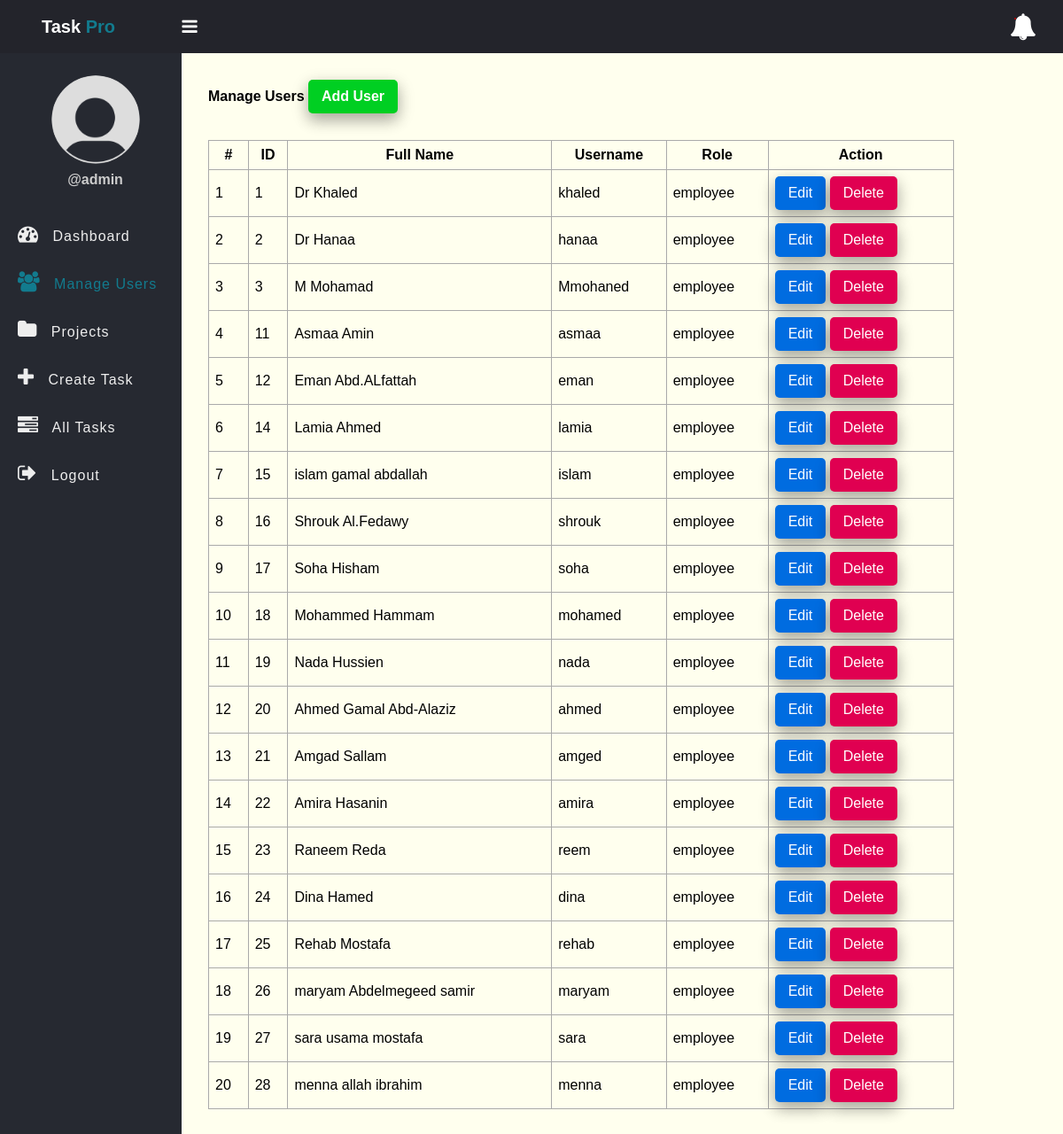
Screenshot of /user.php (signed in) with the database file from the repository.
### tables this page shows
CREATE TABLE `users` (
  `id` int(11) NOT NULL ,
  `full_name` varchar(50) NOT NULL,
  `username` varchar(50) NOT NULL,
  `password` varchar(255) NOT NULL,
  `role` enum('admin','employee') NOT NULL,
  `created_at` timestamp NOT NULL DEFAULT current_timestamp(),
  PRIMARY KEY (`id`)
);

### app/Model/User.php (called while the page is built, shortened)
<?php
function get_all_users($conn){
    $sql = "SELECT * FROM users WHERE role =? ";
    $stmt = $conn->prepare($sql);
    $stmt->execute(["employee"]);
    if($stmt->rowCount() > 0){
        $users = $stmt->fetchAll();
    } else {
        $users = 0;
    }
    return $users;
}
?>

### user.php (the view, shortened to what this page needs)
<?php
if (isset($_SESSION['role']) && isset($_SESSION['id']) && $_SESSION['role'] == "admin") {
    include "DB_connection.php";
    include "app/Model/User.php";
    $users = get_all_users($conn);
 ?>
<!DOCTYPE html>
<html lang="en">
<head>
    <link rel="stylesheet" href="https://stackpath.bootstrapcdn.com/font-awesome/4.7.0/css/font-awesome.min.css">
    <link rel="stylesheet" href="css/style.css">
</head>
<body>
    <?php include "inc/header.php"; ?>
    <div class="body">
        <?php include "inc/nav.php"; ?>
        <section class="section-1">
            <h4 class="title">Manage Users <a href="add-user.php">Add User</a></h4>
            <?php if ($users != 0) { ?>
                <table class="main-table">
                    <tr>
                        <th>#</th>
                        <th>ID</th>
                        <th>Full Name</th>
                        <th>Username</th>
                        <th>Role</th>
                        <th>Action</th>
                    </tr>
                    <?php $i = 0; foreach ($users as $user) { ?>
                        <tr>
                            <td><?= ++$i ?></td>
                            <td><?= htmlspecialchars($user['id']) ?></td>
                            <td><?= htmlspecialchars($user['full_name']) ?></td>
                            <td><?= htmlspecialchars($user['username']) ?></td>
                            <td><?= htmlspecialchars($user['role']) ?></td>
                            <td>
                                <a href="edit-user.php?id=<?= htmlspecialchars($user['id']) ?>" class="edit-btn">Edit</a>
                                <a href="delete-user.php?id=<?= htmlspecialchars($user['id']) ?>" class="delete-btn">Delete</a>
                            </td>
                        </tr>
                    <?php } ?>
                </table>
            <?php } else { ?>
                <h3>Empty</h3>
            <?php } ?>
        </section>
    </div>
</body>
</html>
<?php } else {
    $em = "First login";
    header("Location: login.php?error=$em");
    exit();
} ?>

### inc/header.php (shortened to what this page needs)
<header class="header">
	<h2 class="u-name">Task <b>Pro</b>
		<label for="checkbox">
			<i id="navbtn" class="fa fa-bars" aria-hidden="true"></i>
		</label>
	</h2>
	<span class="notification" id="notificationBtn">
		<i class="fa fa-bell" aria-hidden="true"></i>
		<span id="notificationNum"></span>
	</span>
</header>

### inc/nav.php
<nav class="side-bar">
			<div class="user-p">
				<img src="img/user.png">
				<h4>@<?=$_SESSION['username']?></h4>
			</div>
			<?php
               if($_SESSION['role'] == "employee"){
			 ?>
			<ul id="navList">
				<li>
					<a href="index.php">
						<i class="fa fa-tachometer" aria-hidden="true"></i>
						<span>Dashboard</span>
					</a>
				</li>
				<li>
					<a href="my_task.php">
						<i class="fa fa-tasks" aria-hidden="true"></i>
						<span>My Task</span>
					</a>
				</li>
				<li>
					<a href="profile.php">
						<i class="fa fa-user" aria-hidden="true"></i>
						<span>Profile</span>
					</a>
				</li>
				<li>
					<a href="notifications.php">
						<i class="fa fa-bell" aria-hidden="true"></i>
						<span>Notifications</span>
					</a>
				</li>
				<li>
					<a href="time-sheet.php">
						<i class="fa fa-clock-o" aria-hidden="true"></i>
						<span>Time Sheet</span>
					</a>
				</li>
				<li>
					<a href="logout.php">
						<i class="fa fa-sign-out" aria-hidden="true"></i>
						<span>Logout</span>
					</a>
				</li>
			</ul>
		<?php }else { ?>
            <ul id="navList">
				<li>
					<a href="index.php">
						<i class="fa fa-tachometer" aria-hidden="true"></i>
						<span>Dashboard</span>
					</a>
				</li>
				<li>
					<a href="user.php">
						<i class="fa fa-users" aria-hidden="true"></i>
						<span>Manage Users</span>
					</a>
				</li>
				<li>
					<a href="projects.php">
						<i class="fa fa-folder" aria-hidden="true"></i>
						<span>Projects</span>
					</a>
				</li>
				<li>
					<a href="create_task.php">
						<i class="fa fa-plus" aria-hidden="true"></i>
						<span>Create Task</span>
					</a>
				</li>
				<li>
					<a href="tasks.php">
						<i class="fa fa-tasks" aria-hidden="true"></i>
						<span>All Tasks</span>
					</a>
				</li>
				<li>
					<a href="logout.php">
						<i class="fa fa-sign-out" aria-hidden="true"></i>
						<span>Logout</span>
					</a>
				</li>
			</ul>
		<?php } ?>
		</nav>

### css/style.css (style rules this page uses)
* { padding: 0; margin: 0; box-sizing: border-box; font-family: arial, sans-serif; }
.header { display: flex; justify-content: space-between; align-items: center; padding: 15px 30px; background: #23242b; color: #fff; }
.u-name { font-size: 20px; padding-left: 17px; }
.u-name b { color: #127b8e; }
.header i { font-size: 30px; cursor: pointer; color: #fff; }
.header .notification { position: relative; cursor: pointer; }
.header .notification span { position: absolute; top: 5px; left: 5px; background: #C80000; padding: 1px; border-radius: 50%; }
.user-p { text-align: center; padding-left: 10px; padding-top: 25px; }
.user-p img { width: 100px; border-radius: 50%; }
.user-p h4 { color: #ccc; padding: 5px 0; }
.side-bar { width: 250px; background: #262931; min-height: 100vh; transition: 500ms width; }
.body { display: flex; }
.side-bar ul { margin-top: 20px; list-style: none; }
.side-bar ul li { font-size: 16px; padding: 15px 0px; padding-left: 20px; transition: 500ms background; white-space: nowrap; overflow: hidden; text-overflow: ellipsis; }
.side-bar ul li a { text-decoration: none; color: #eee; cursor: pointer; letter-spacing: 1px; }
.side-bar .active a { color: #127b8e !important; }
.side-bar .active a i { color: #127b8e !important; }
.side-bar ul li a i { display: inline-block; padding-right: 10px; font-size: 23px; }
#navbtn { display: inline-block; margin-left: 70px; font-size: 20px; transition: 500ms color; }
.section-1 { padding: 30px; }
.section-1 .title { margin-bottom: 10px; }
.section-1 .title a { text-decoration: none; display: inline-block; padding-left: 10px; border: none; background: #00CF22; padding: 10px 15px; color: #fff; font-size: 16px; border-radius: 5px; cursor: pointer; outline: none; transition: background 1s; box-shadow: 0 8px 16px 0 rgba(0,0,0,0.2), 0 6px 20px 0 rgba(0,0,0,0.19); }
.section-1 { width: 100%; background: #ffe; }
.main-table, .main-table tr, .main-table th, .main-table td { border: 1px solid #aaa; border-collapse: collapse; padding: 7px; }
.main-table { width: 90%; margin-top: 30px; }
.delete-btn { text-decoration: none; display: inline-block; padding-left: 10px; border: none; background: #E00051; padding: 10px 15px; color: #fff; font-size: 16px; border-radius: 5px; cursor: pointer; outline: none; transition: background 1s; box-shadow: 0 8px 16px 0 rgba(0,0,0,0.2), 0 6px 20px 0 rgba(0,0,0,0.19); }
.edit-btn { text-decoration: none; display: inline-block; padding-left: 10px; border: none; background: #006CE0; padding: 10px 15px; color: #fff; font-size: 16px; border-radius: 5px; cursor: pointer; outline: none; transition: background 1s; box-shadow: 0 8px 16px 0 rgba(0,0,0,0.2), 0 6px 20px 0 rgba(0,0,0,0.19); }

### rows the page displays
users: id "1", full_name "Dr Khaled", username "khaled", role "employee"
users: id "2", full_name "Dr Hanaa", username "hanaa", role "employee"
users: id "3", full_name "M Mohamad", username "Mmohaned", role "employee"
users: id "11", full_name "Asmaa Amin", username "asmaa", role "employee"
users: id "12", full_name "Eman Abd.ALfattah", username "eman", role "employee"
users: id "14", full_name "Lamia Ahmed", username "lamia", role "employee"
users: id "15", full_name "islam gamal abdallah", username "islam", role "employee"
users: id "16", full_name "Shrouk Al.Fedawy", username "shrouk", role "employee"
users: id "17", full_name "Soha Hisham", username "soha", role "employee"
users: id "18", full_name "Mohammed Hammam", username "mohamed", role "employee"
users: id "19", full_name "Nada Hussien", username "nada", role "employee"
users: id "20", full_name "Ahmed Gamal Abd-Alaziz", username "ahmed", role "employee"
users: id "21", full_name "Amgad Sallam", username "amged", role "employee"
users: id "22", full_name "Amira Hasanin", username "amira", role "employee"
users: id "23", full_name "Raneem Reda", username "reem", role "employee"
users: id "24", full_name "Dina Hamed", username "dina", role "employee"
users: id "25", full_name "Rehab Mostafa", username "rehab", role "employee"
users: id "26", full_name "maryam Abdelmegeed samir", username "maryam", role "employee"
users: id "27", full_name "sara usama mostafa", username "sara", role "employee"
users: id "28", full_name "menna allah ibrahim", username "menna", role "employee"

### other values shown
$_SESSION['username'] "admin"
